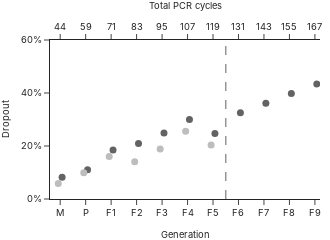

Notebook code for this chart:
### Code cell
plot_data = pd.DataFrame.from_dict(all_results, orient="index", columns=["dropout"]).reset_index().rename(columns={"index": "exp"})

for i, exp in enumerate(plot_data.exp.unique()):
    plot_data.loc[plot_data['exp'] == exp, 'gen'], plot_data.loc[plot_data['exp'] == exp, 'set'] = exp.split('_')
    plot_data.loc[plot_data['exp'] == exp, 'gen'] = pd.to_numeric(plot_data.loc[plot_data['exp'] == exp, 'gen'])

for i, iset in enumerate(plot_data.set.unique()):
    plot_data.loc[plot_data['set'] == iset, 'gen'] += 0.075 if iset == 'sim' else -0.075

fig = px.scatter(
    plot_data,
    x="gen",
    y="dropout",
    color="set",
    color_discrete_sequence=["#636363", "#bdbdbd"],
    range_y=[0, 0.6],
)

fig.update_xaxes(title_text='Generation')
fig.update_yaxes(title_text='Dropout', tickformat=".0%", title_font_family="Inter", title_font_size=28/3, tickfont_size=28/3,)
fig.update_layout(
    template="simple_white", 
    height=150, 
    width=330,
    showlegend=False, 
    margin=dict(l=47, r=10, t=0, b=0),
    font_family="Inter",
    legend_font_size=28/3,
    xaxis1 = pg.layout.XAxis( 
        range=[-0.4, 10.2],
        tickmode='array',
        tickvals=np.arange(0, 11),
        ticktext=['M', 'P', 'F1', 'F2', 'F3', 'F4', 'F5', 'F6', 'F7', 'F8', 'F9'],
        title="Generation",
        title_font_family="Inter", title_font_size=28/3, tickfont_size=28/3,
    ),
    xaxis2 = pg.layout.XAxis( 
        overlaying='x',
        side='top',
        range=[-0.4, 10.2],
        tickmode='array',
        tickvals=np.arange(0, 11),
        ticktext=['44', '59', '71', '83', '95', '107', '119', '131', '143', '155', '167'],
        title="Total PCR cycles",
        title_font_family="Inter", title_font_size=28/3, tickfont_size=28/3,
    ),
)

# we need to plot something on the second x axis for it to show
fig.add_trace(pg.Scatter(x=[1], y=[1], xaxis='x2', yaxis='y'))

fig.add_vline(
    x=6.5,
    line_dash="dash",
    line_width=1.5,
    opacity=1,
    line_color="#969696"
)

fig.update_traces(marker=dict(size=7), selector=dict(mode='markers'))


fig.show()
fig.write_image("comparison_dropout.svg")

### Figure 1 — Plotly figure (JSON) as saved in the notebook; plotly's stock layout.template omitted (floating-point values rounded to 4 significant figures)
{"data": [{"hovertemplate": "set=sim<br>gen=%{x}<br>dropout=%{y}<extra></extra>", "legendgroup": "sim", "marker": {"color": "#636363", "size": 7, "symbol": "circle"}, "mode": "markers", "name": "sim", "orientation": "v", "showlegend": true, "type": "scatter", "x": [0.075, 1.075, 2.075, 3.075, 4.075, 5.075, 6.075, 7.075, 8.075, 9.075, 10.07], "xaxis": "x", "y": [0.08248, 0.1107, 0.1849, 0.2094, 0.249, 0.2997, 0.2469, 0.3258, 0.3609, 0.398, 0.4341], "yaxis": "y"}, {"hovertemplate": "set=exp<br>gen=%{x}<br>dropout=%{y}<extra></extra>", "legendgroup": "exp", "marker": {"color": "#bdbdbd", "size": 7, "symbol": "circle"}, "mode": "markers", "name": "exp", "orientation": "v", "showlegend": true, "type": "scatter", "x": [-0.075, 0.925, 1.925, 2.925, 3.925, 4.925, 5.925], "xaxis": "x", "y": [0.05883, 0.09933, 0.1601, 0.1404, 0.1888, 0.2558, 0.2033], "yaxis": "y"}, {"type": "scatter", "x": [1], "xaxis": "x2", "y": [1], "yaxis": "y"}], "layout": {"font": {"family": "Inter"}, "height": 150, "legend": {"font": {"size": 9.333}, "title": {"text": "set"}, "tracegroupgap": 0}, "margin": {"b": 0, "l": 47, "r": 10, "t": 0}, "shapes": [{"line": {"color": "#969696", "dash": "dash", "width": 1.5}, "opacity": 1, "type": "line", "x0": 6.5, "x1": 6.5, "xref": "x", "y0": 0, "y1": 1, "yref": "y domain"}], "showlegend": false, "width": 330, "xaxis": {"range": [-0.4, 10.2], "tickfont": {"size": 9.333}, "tickmode": "array", "ticktext": ["M", "P", "F1", "F2", "F3", "F4", "F5", "F6", "F7", "F8", "F9"], "tickvals": [0, 1, 2, 3, 4, 5, 6, 7, 8, 9, 10], "title": {"font": {"family": "Inter", "size": 9.333}, "text": "Generation"}}, "xaxis2": {"overlaying": "x", "range": [-0.4, 10.2], "side": "top", "tickfont": {"size": 9.333}, "tickmode": "array", "ticktext": ["44", "59", "71", "83", "95", "107", "119", "131", "143", "155", "167"], "tickvals": [0, 1, 2, 3, 4, 5, 6, 7, 8, 9, 10], "title": {"font": {"family": "Inter", "size": 9.333}, "text": "Total PCR cycles"}}, "yaxis": {"anchor": "x", "domain": [0, 1], "range": [0, 0.6], "tickfont": {"size": 9.333}, "tickformat": ".0%", "title": {"font": {"family": "Inter", "size": 9.333}, "text": "Dropout"}}}}
